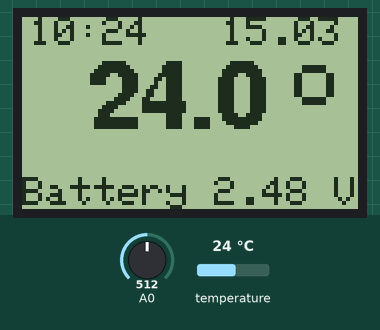
This sketch was run on a simulated Arduino Uno, built with avr-gcc and run on an emulated ATmega328P. Parts: 84×48 one-colour display. The inputs (shaded band) are chosen by the test bench; at power-on: temperature 24 °C, A0 = 512. The local clock reads 2024-03-15 10:24:30 at power-on unless the sketch sets it; what the sketch prints to the serial monitor is not drawn.

Above: at 1.2 s.
1.3 s: temperature set to 12 °C
At 10.4 s:
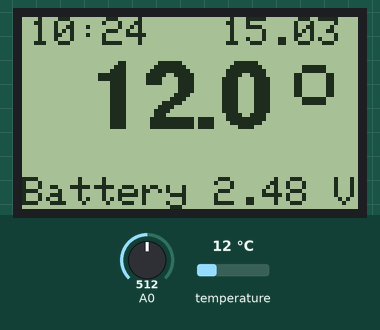
11.1 s: A0 set to 716
At 19.0 s:
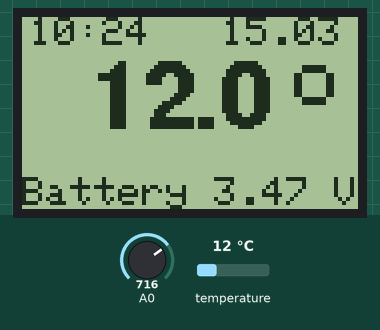
19.9 s: temperature set to 19 °C
At 27.5 s:
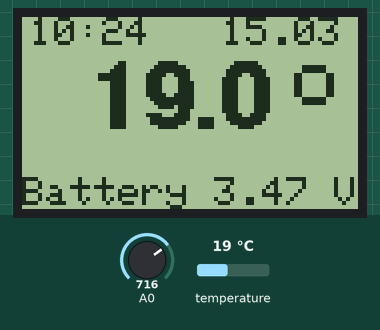
28.7 s: A0 set to 900
At 37.1 s:
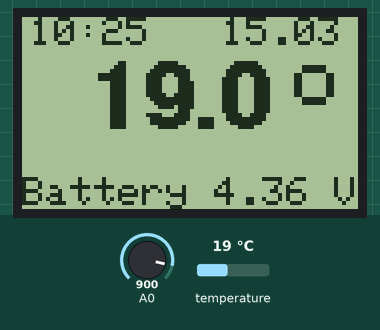
37.4 s: temperature set to 28 °C
At 45.9 s:
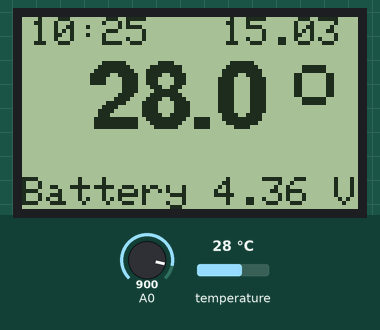
46.2 s: A0 set to 1023
At 54.6 s:
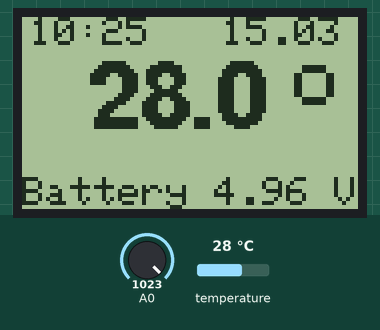
Timing chart, 0 to 56.1 s (numbered marks = the images above; inputs shaded):
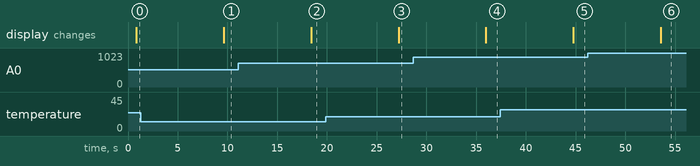

Measured:
- after the input at 1.3 s, the display: changes after 8.3 s (image 1)
- after the input at 11.1 s, the display: changes after 7.3 s (image 2)
- after the input at 19.9 s, the display: changes after 7.3 s (image 3)
- after the input at 28.7 s, the display: changes after 7.3 s (image 4)
- after the input at 37.4 s, the display: changes after 7.4 s (image 5)
- after the input at 46.2 s, the display: changes after 7.4 s (image 6)

The sketch:

ThermometerProMini.ino
```cpp
#include <LowPower.h>
#include <TimeLib.h>
#include <Wire.h>
#include <DS3232RTC.h>
#include <OneWire.h>
#include <DallasTemperature.h>
#include <SPI.h>
#include <Adafruit_GFX.h>
#include <Adafruit_PCD8544.h>
#include <Fonts/FreeSansBold12pt7b.h>
#include <OneWire.h>
#include <DallasTemperature.h>


DS3232RTC Clock;

// Data wire is plugged into port 2
#define ONE_WIRE_BUS 8

// Setup a oneWire instance to communicate with any OneWire devices (not just Maxim/Dallas temperature ICs)
OneWire oneWire(ONE_WIRE_BUS);

// Pass our oneWire reference to Dallas Temperature.
DallasTemperature sensors(&oneWire);

// arrays to hold device address
DeviceAddress insideThermometer;

// LCD Object
Adafruit_PCD8544 MyLcd = Adafruit_PCD8544(13,12,11, 10, 9); //software SPI - is it better? For hardware: Adafruit_PCD8544(12, 5, 4)


float tempC;
char Timestring[14]; // Format the time output to the LCD

const int led = 0;
float BatteryV;


void setup()
{
	Serial.begin(9600);
	setTime(Clock.get());
//	setSyncProvider(Clock.get);   // the function to get the time from the RTC
	if (timeStatus() != timeSet)
		Serial.println("Unable to sync with the RTC");
	else
		Serial.println("RTC has set the system time");

	pinMode(led, OUTPUT);
	digitalWrite(led, 1);
	Wire.begin();
	analogReference(INTERNAL);

	SetupTemeratureSensor();

	// Nokia Display
	MyLcd.begin();
	MyLcd.setContrast(60);
	MyLcd.setTextColor(BLACK);
	MyLcd.clearDisplay();
	MyLcd.setFont();
	MyLcd.setCursor(0, 0);

}

void loop()
{
	setTime(Clock.get());
	BatteryV = float(analogRead(A0) / float(1024)*4.96); // Internal reference 1.1V, divider 550/150 kOhm. It might be that analog pin impedance influences
	ShowDisplay();

	// Enter power down state for 8 s with ADC and BOD module disabled
	// Next 3 lines disable built-in LED
	int spi_save = SPCR;
	SPCR = 0;
	digitalWrite(13, 0);
	LowPower.powerDown(SLEEP_8S, ADC_OFF, BOD_OFF);
	// Back from sleep
	SPCR = spi_save;
}

void SetupTemeratureSensor()
{
	sensors.begin();
	sensors.getDeviceCount();
	sensors.getAddress(insideThermometer, 0);
	sensors.setResolution(insideThermometer, 12);
}

void ShowDisplay(void)
{
	sprintf(Timestring, "%02d:%02d   %02d.%02d", hour(), minute(), day(), month());
	MyLcd.clearDisplay();
	MyLcd.setTextSize(1);
	MyLcd.setFont();
	MyLcd.setCursor(2, 0);
	MyLcd.print(Timestring);
	MyLcd.setFont(&FreeSansBold12pt7b);
	sensors.requestTemperatures();
	tempC = floor(sensors.getTempC(insideThermometer) * 10 + 0.5) / 10;
	MyLcd.setCursor(16, 27);
	if (tempC < 0) MyLcd.setCursor(12, 27);
	MyLcd.print(tempC, 1);
	MyLcd.setFont();
	MyLcd.setCursor(68, 8);
	MyLcd.setTextSize(2);
	MyLcd.print("o");
	MyLcd.setTextSize(1);
//	MyLcd.setCursor((84 - 6 * message.length()) / 2, 31);
//	MyLcd.print(message);
	MyLcd.setCursor(0, 40);
	MyLcd.print(String("Battery ") + String(BatteryV, 2));
	MyLcd.setCursor(78, 40);
	MyLcd.print("V");
	MyLcd.display();
}
```
